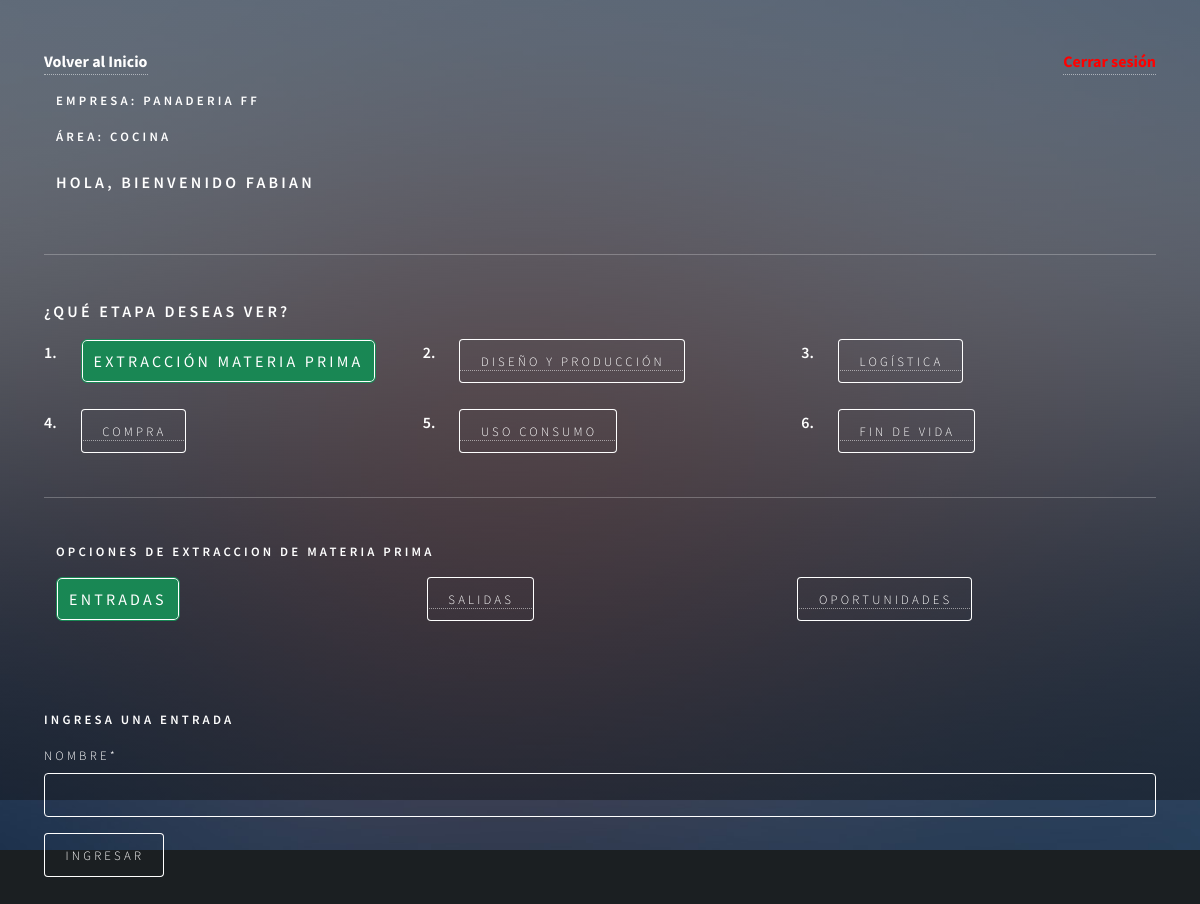
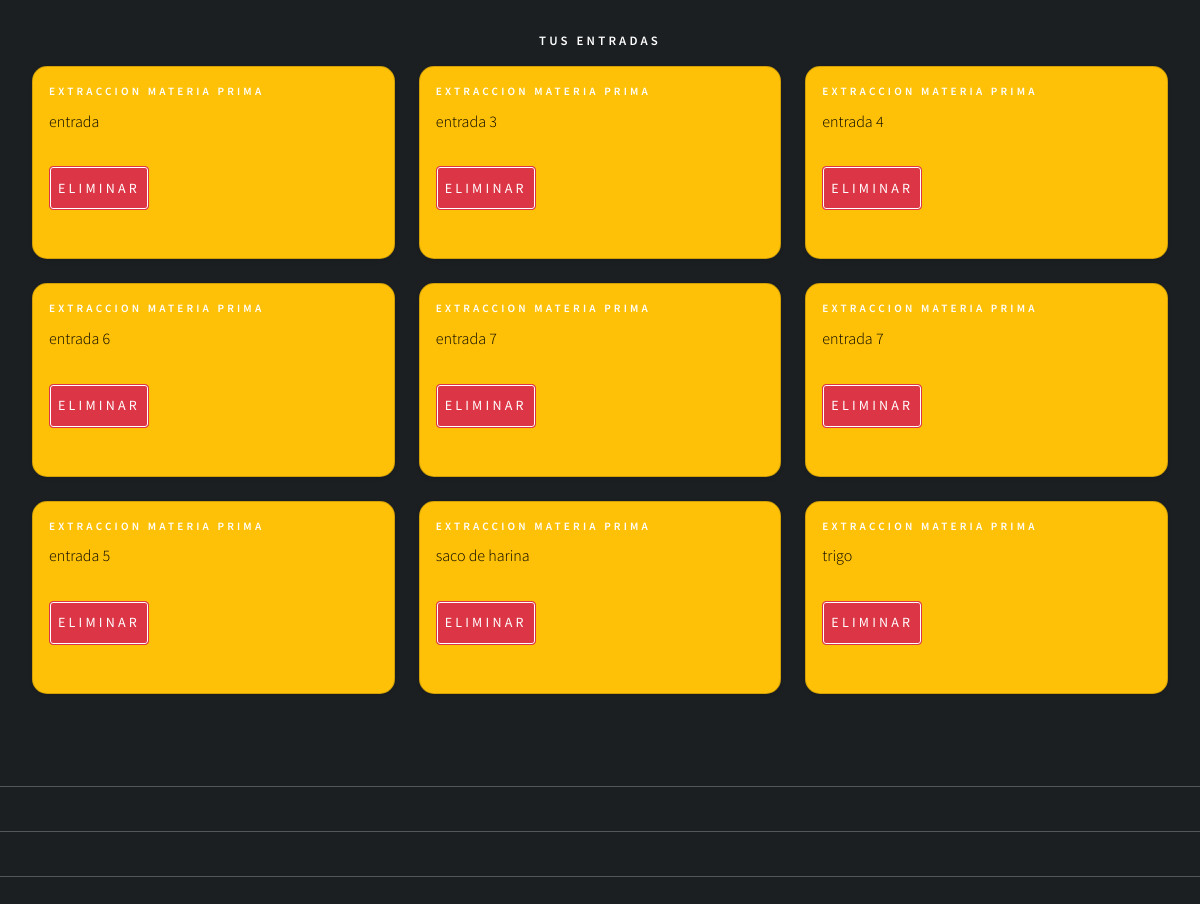
Screenshot of /agregar_entrada_extraccion (signed in) with the database file from the repository (2 pictures, top to bottom).
### app/models.py (models this page shows, shortened)
class RegistroTrabajador(models.Model):
    usuario = models.ForeignKey(Usuario, on_delete=models.CASCADE)
    descripcion = models.TextField(max_length=160)
    id_area = models.ForeignKey(AreaEmpresa, on_delete=models.CASCADE)

class AreaEmpresa(models.Model):
    id_area = models.AutoField(primary_key=True)
    nombre  = models.CharField(max_length=20)
    productos = models.CharField(max_length=50)
    id_empresa = models.ForeignKey(Empresa, on_delete=models.CASCADE)
    calle = models.CharField(max_length=250)
    comuna = models.CharField(max_length=150)
    lat = models.IntegerField()
    long = models.IntegerField()

class Empresa(models.Model):
    id_empresa = models.AutoField(primary_key=True)
    nombre  = models.CharField(max_length=20)
    calle = models.CharField(max_length=250)
    comuna = models.CharField(max_length=150)
    lat = models.IntegerField()
    long = models.IntegerField()

class Entrada(models.Model):
    id_entrada = models.AutoField(primary_key=True)
    nombre  = models.CharField(max_length=50)
    fecha =  models.DateField(auto_now_add=True)
    etapa = models.ForeignKey(Etapa, on_delete=models.CASCADE)
    usuario =models.ForeignKey(Usuario, on_delete=models.CASCADE)
    id_area = models.ForeignKey(AreaEmpresa, on_delete=models.CASCADE)

class Etapa(models.Model):
    id_etapa = models.AutoField(primary_key=True)
    nombre  = models.CharField(max_length=50)
    fecha_inicio  = models.DateField()
    fecha_termino  = models.DateField()
    activo = models.BooleanField()
    def __str__(self):
        return self.nombre

### user/models.py (models this page shows, shortened)
class Usuario(AbstractUser):
    telefono = models.IntegerField(null=True)
    id_telegram = models.CharField(max_length=100, null=True, default=0)

### app/views.py (the view, shortened to what this page needs)
# urls.py: path('agregar_entrada_extraccion', agregarEntradaExtraccion, name="agregar_entrada_extraccion"),
def agregarEntradaExtraccion(request):
    if request.user.is_authenticated:
        registros = RegistroTrabajador.objects.filter(usuario=request.user)
        etapa = Etapa.objects.filter(nombre="Extraccion materia prima").first()
        areaTrabajador = RegistroTrabajador.objects.filter(usuario=request.user).values_list("id_area", flat=True).first()
        entradas = Entrada.objects.filter(usuario=request.user, etapa=etapa)
        data = {
            'form': EntradaForm(),
            'registros': registros,
            'entradas': entradas,
            'areaTrabajador': areaTrabajador,
        }
        return render(request, 'autodiagnostico/extraccion/entrada/agregar_entrada.html', data)
    else:
        return render(request, 'autodiagnostico/extraccion/entrada/agregar_entrada.html')

### app/forms.py
class EntradaForm(forms.ModelForm):
    class Meta:
        model = Entrada
        fields = 'nombre',

### app/templates/autodiagnostico/extraccion/entrada/agregar_entrada.html (shortened to what this page needs)
{% extends 'autodiagnostico/extraccion/home_extraccion.html' %}
{% load static %}
{% load crispy_forms_tags %}
{% block extraccion %}
<div class="container">
    <form action="" method="post">
        <h4>Ingresa una entrada</h4>
        {{ form|crispy }}
        <div>
            <input type="submit" class="btn btn-primary" value="Ingresar">
        </div>
    </form>
</div>
<br>
<h4>Tus entradas</h4>
<div class="row row-cols-1 row-cols-md-3 g-4">
    {% for p in entradas %}
    {% if p.etapa.nombre == "Extraccion materia prima" %}
    <div class="col">
        <div class="card text-bg-warning shadow-sm">
            <div class="card-body">
                <h5 class="card-title">{{ p.etapa }}</h5>
                <p class="card-text">{{ p.nombre }}</p>
                <form action="{% url 'eliminar_entrada_extraccion' p.id_entrada %}" method="post"
                    style="margin-top:10px;">
                    <button type="submit" class="btn btn-danger btn-sm">Eliminar</button>
                </form>
            </div>
        </div>
    </div>
    {% endif %}
    {% empty %}
    <p class="text-muted">Aún no tienes entradas registradas.</p>
    {% endfor %}
</div>
{% endblock extraccion %}

### app/templates/autodiagnostico/extraccion/home_extraccion.html (shortened to what this page needs)
{% extends 'autodiagnostico/auto_diagnostico.html' %}
{% load static %}
{% load crispy_forms_tags %}
{% block body %}
<div class="container-sm">
    {% if user.is_staff %}
    <h4>Opciones de extracción de materia prima</h4>
    <div class="row">
        <div class="col">
            <a href="{% url 'entradas_extraccion' %}?empresa={{ empresa_seleccionada.id_empresa }}">
                <button type="button" id="entrada">Tabla Entradas</button>
            </a>
        </div>
        <div class="col">
            <a href="{% url 'salidas_extraccion' %}?empresa={{ empresa_seleccionada.id_empresa }}">
                <button type="button" id="salida" >Tabla Salidas</button>
            </a>
        </div>
        <div class="col">
            <a href="{% url 'oportuniades_extraccion' %}?empresa={{ empresa_seleccionada.id_empresa }}">
                <button type="button" id="oportunidad">Tabla Oportunidades</button>
            </a>
        </div>
    </div>
    {% else %}
    <h4>Opciones de extraccion de materia prima</h4>
    <div class="row">
        <div class="col">
            <a href="{% url 'agregar_entrada_extraccion' %}"><button type="button" id="entrada">Entradas</button></a>
        </div>
        <div class="col">
            <a href="{% url 'agregar_salida_extraccion' %}"><button type="button" id="salida">Salidas</button></a>
        </div>
        <div class="col">
            <a href="{% url 'agregar_oportunidad_extraccion' %}"><button type="button"
                    id="oportunidad">Oportunidades</button></a>
        </div>
    </div>
    {% endif %}
</div>
</div>
{% block extraccion %}{% endblock extraccion %}
{% endblock %}

### app/templates/autodiagnostico/auto_diagnostico.html (shortened to what this page needs)
{% load static %}
<!DOCTYPE HTML>
<html>
<head>
    <link href="https://cdn.jsdelivr.net/npm/bootstrap@5.2.0/dist/css/bootstrap.min.css" rel="stylesheet"
>
    <link rel="stylesheet" href="{% static 'css/main.css' %}" />
    <link rel="stylesheet" href="{% static 'css/style.css' %}">
</head>
<body class="is-preload">
    <div id="wrapper">
        <div class="container-sm">
            {% if user.is_authenticated %}
            <div class="d-flex justify-content-between align-items-center mb-3">
                <a id="home_admin" href="{% url 'home' %}">Volver al Inicio</a> <a href="{% url 'logout' %}"
                    id="cerrarSesion">Cerrar sesión</a>
            </div>
            {% if registros %}
            <div class="container-sm">
                <div class="row">
                    {% if user.is_staff %}
                    <h3>Bienvenido Admin, {{ user.first_name }}</h3>
                    {% else %}
                    {% for i in registros %}
                    <div class="mb-2">
                        <h4>Empresa: {{ i.id_area.id_empresa.nombre}}</h4>
                        <h4>Área: {{ i.id_area.nombre}}</h4>
                    </div>
                    <h3>Hola, bienvenido {{user.first_name}}</h3>
                    {% endfor %}
                    {% endif %}
                </div>
            </div>
            <hr>
            {% if not user.is_staff %}
            <h3>¿Qué etapa deseas ver?</h3>
            <div class="row">
                <div class="col-auto"><strong>1.</strong></div>
                <div class="col">
                    <a href="{% url 'extraccion_materiaPrima' %}"><button type="button" id="extraccion"
                            class="selected">Extracción Materia Prima</button></a>
                </div>
                <div class="col-auto"><strong>2.</strong></div>
                <div class="col">
                    <a href="{% url 'diseño_Produccion' %}"><button type="button" id="diseño">Diseño y
                            producción</button></a>
                </div>
                <div class="col-auto"><strong>3.</strong></div>
                <div class="col">
                    <a href="{% url 'logistica' %}"><button type="button" id="logistica">Logística</button></a>
                </div>
            </div>
            <br>
            <div class="row">
            <div class="col-auto"><strong>4.</strong></div>
            <div class="col">
                <a href="{% url 'compra' %}"><button type="button" id="compra">Compra</button></a>
            </div>
            <div class="col-auto"><strong>5.</strong></div>
            <div class="col">
                <a href="{% url 'uso_consumo' %}"><button type="button" id="uso">Uso consumo</button></a>
            </div>
            <div class="col-auto"><strong>6.</strong></div>
            <div class="col">
                <a href="{% url 'fin_vida' %}"><button type="button" id="fin">Fin de vida</button></a>
            </div>
        </div>
        {% endif %}
            <hr>
        {% block body %}{% endblock %}
    </div>
    {% else %}
    <h1>Registra la empresa y el area a la que perteneces!!!!</h1>
    <a href="{% url 'agregar_Area' user.id  %}"><button type="button">Aqui</button></a>
    {% endif %}
    {% else %}
    <h1>Inicia Session</h1>
    <p>Para acceder a tu Auto Diagnostico </p>
    <a href="{% url 'login'  %}"><button type="button">Inicia Session</button></a>
    {% endif %}
    <hr>
    <hr>
    <hr>
    <br>
    <br>
    <div id="bg"></div>
</body>
</html>

### static/css/style.css (style rules this page uses)
.card { background-color: rgba(27, 31, 34, 0.85); border-radius: 15px; }
#cerrarSesion { color: red; text-decoration: none; font-weight: bold; }
#home_admin { color: white; text-decoration: none; font-weight: bold; }

### rows the page displays
RegistroTrabajador: id_area.id_empresa.nombre "PANADERIA FF", id_area.nombre "COCINA"
Usuario: first_name "FABIAN"
Entrada: etapa "EXTRACCION MATERIA PRIMA", nombre "entrada"
Entrada: etapa "EXTRACCION MATERIA PRIMA", nombre "entrada 3"
Entrada: etapa "EXTRACCION MATERIA PRIMA", nombre "entrada 4"
Entrada: etapa "EXTRACCION MATERIA PRIMA", nombre "entrada 6"
Entrada: etapa "EXTRACCION MATERIA PRIMA", nombre "entrada 7"
Entrada: etapa "EXTRACCION MATERIA PRIMA", nombre "entrada 7"
Entrada: etapa "EXTRACCION MATERIA PRIMA", nombre "entrada 5"
Entrada: etapa "EXTRACCION MATERIA PRIMA", nombre "saco de harina"
Entrada: etapa "EXTRACCION MATERIA PRIMA", nombre "trigo"
